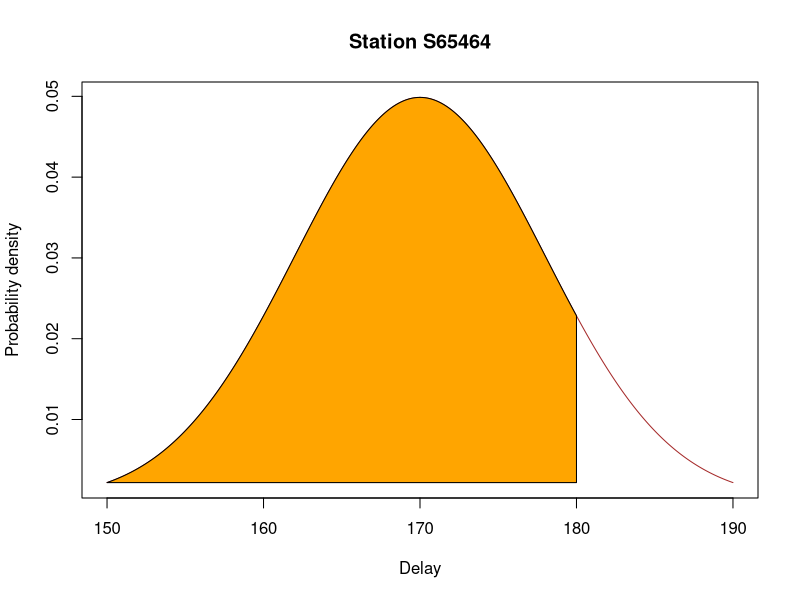

Here is the R script that generated this plot:
ht <- seq(150,190,0.01)
pd <- dnorm(ht,170,8)

num <- 180
plot(ht, dnorm(ht, 170,8), type = 'l', col = 'brown',
     ylab = 'Probability density', xlab = 'Delay', main = 'Station S65464')
yv <- pd[ht<= num]
xv <- ht[ht <= num]
xv <- c(xv,num,150)
yv <- c(yv,yv[1],yv[1])
polygon(xv,yv,col = 'orange')
